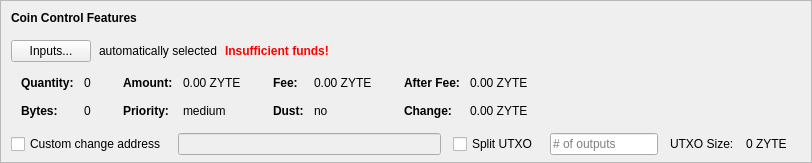
    <widget class="QFrame" name="frameCoinControl">
     <property name="sizePolicy">
      <sizepolicy hsizetype="Expanding" vsizetype="Expanding">
       <horstretch>0</horstretch>
       <verstretch>0</verstretch>
      </sizepolicy>
     </property>
     <property name="maximumSize">
      <size>
       <width>16777215</width>
       <height>16777215</height>
      </size>
     </property>
     <property name="frameShape">
      <enum>QFrame::StyledPanel</enum>
     </property>
     <property name="frameShadow">
      <enum>QFrame::Sunken</enum>
     </property>
     <layout class="QVBoxLayout" name="verticalLayoutCoinControl2">
      <property name="spacing">
       <number>0</number>
      </property>
      <property name="leftMargin">
       <number>0</number>
      </property>
      <property name="topMargin">
       <number>0</number>
      </property>
      <property name="rightMargin">
       <number>0</number>
      </property>
      <property name="bottomMargin">
       <number>6</number>
      </property>
      <item>
       <layout class="QVBoxLayout" name="verticalLayoutCoinControl" stretch="0,0,0,0,1">
        <property name="spacing">
         <number>0</number>
        </property>
        <property name="leftMargin">
         <number>10</number>
        </property>
        <property name="topMargin">
         <number>10</number>
        </property>
        <item>
         <layout class="QHBoxLayout" name="horizontalLayoutCoinControl1">
          <property name="bottomMargin">
           <number>15</number>
          </property>
          <item>
           <widget class="QLabel" name="labelCoinControlFeatures">
            <property name="sizePolicy">
             <sizepolicy hsizetype="Preferred" vsizetype="Maximum">
              <horstretch>0</horstretch>
              <verstretch>0</verstretch>
             </sizepolicy>
            </property>
            <property name="font">
             <font>
              <weight>75</weight>
              <bold>true</bold>
             </font>
            </property>
            <property name="styleSheet">
             <string notr="true">font-weight:bold;</string>
            </property>
            <property name="text">
             <string>Coin Control Features</string>
            </property>
           </widget>
          </item>
         </layout>
        </item>
        <item>
         <layout class="QHBoxLayout" name="horizontalLayoutCoinControl2" stretch="0,0,0,0">
          <property name="spacing">
           <number>8</number>
          </property>
          <property name="bottomMargin">
           <number>10</number>
          </property>
          <item>
           <widget class="QPushButton" name="pushButtonCoinControl">
            <property name="styleSheet">
             <string notr="true"/>
            </property>
            <property name="text">
             <string>Inputs...</string>
            </property>
            <property name="autoDefault">
             <bool>false</bool>
            </property>
           </widget>
          </item>
          <item>
           <widget class="QLabel" name="labelCoinControlAutomaticallySelected">
            <property name="text">
             <string>automatically selected</string>
            </property>
            <property name="margin">
             <number>5</number>
            </property>
           </widget>
          </item>
          <item>
           <widget class="QLabel" name="labelCoinControlInsuffFunds">
            <property name="font">
             <font>
              <weight>75</weight>
              <bold>true</bold>
             </font>
            </property>
            <property name="styleSheet">
             <string notr="true">color:red;font-weight:bold;</string>
            </property>
            <property name="text">
             <string>Insufficient funds!</string>
            </property>
            <property name="margin">
             <number>5</number>
            </property>
           </widget>
          </item>
          <item>
           <spacer name="horizontalSpacerCoinControl">
            <property name="orientation">
             <enum>Qt::Horizontal</enum>
            </property>
            <property name="sizeHint" stdset="0">
             <size>
              <width>40</width>
              <height>1</height>
             </size>
            </property>
           </spacer>
          </item>
         </layout>
        </item>
        <item>
         <widget class="QWidget" name="widgetCoinControl" native="true">
          <property name="sizePolicy">
           <sizepolicy hsizetype="Preferred" vsizetype="Preferred">
            <horstretch>0</horstretch>
            <verstretch>0</verstretch>
           </sizepolicy>
          </property>
          <property name="minimumSize">
           <size>
            <width>0</width>
            <height>0</height>
           </size>
          </property>
          <property name="styleSheet">
           <string notr="true"/>
          </property>
          <layout class="QHBoxLayout" name="horizontalLayoutCoinControl5">
           <property name="leftMargin">
            <number>0</number>
           </property>
           <property name="topMargin">
            <number>0</number>
           </property>
           <property name="rightMargin">
            <number>0</number>
           </property>
           <property name="bottomMargin">
            <number>0</number>
           </property>
           <item>
            <layout class="QHBoxLayout" name="horizontalLayoutCoinControl3" stretch="0,0,0,1">
             <property name="spacing">
              <number>20</number>
             </property>
             <property name="topMargin">
              <number>0</number>
             </property>
             <property name="bottomMargin">
              <number>10</number>
             </property>
             <item>
              <layout class="QFormLayout" name="formLayoutCoinControl1">
               <property name="horizontalSpacing">
                <number>10</number>
               </property>
               <property name="verticalSpacing">
                <number>14</number>
               </property>
               <property name="leftMargin">
                <number>10</number>
               </property>
               <property name="topMargin">
                <number>4</number>
               </property>
               <property name="rightMargin">
                <number>6</number>
               </property>
               <item row="0" column="0">
                <widget class="QLabel" name="labelCoinControlQuantityText">
                 <property name="font">
                  <font>
                   <weight>75</weight>
                   <bold>true</bold>
                  </font>
                 </property>
                 <property name="text">
                  <string>Quantity:</string>
                 </property>
                 <property name="margin">
                  <number>0</number>
                 </property>
                </widget>
               </item>
               <item row="0" column="1">
                <widget class="QLabel" name="labelCoinControlQuantity">
                 <property name="cursor">
                  <cursorShape>IBeamCursor</cursorShape>
                 </property>
                 <property name="contextMenuPolicy">
                  <enum>Qt::ActionsContextMenu</enum>
                 </property>
                 <property name="text">
                  <string notr="true">0</string>
                 </property>
                 <property name="margin">
                  <number>0</number>
                 </property>
                 <property name="textInteractionFlags">
                  <set>Qt::LinksAccessibleByMouse|Qt::TextSelectableByKeyboard|Qt::TextSelectableByMouse</set>
                 </property>
                </widget>
               </item>
               <item row="1" column="0">
                <widget class="QLabel" name="labelCoinControlBytesText">
                 <property name="font">
                  <font>
                   <weight>75</weight>
                   <bold>true</bold>
                  </font>
                 </property>
                 <property name="text">
                  <string>Bytes:</string>
                 </property>
                </widget>
               </item>
               <item row="1" column="1">
                <widget class="QLabel" name="labelCoinControlBytes">
                 <property name="cursor">
                  <cursorShape>IBeamCursor</cursorShape>
                 </property>
                 <property name="contextMenuPolicy">
                  <enum>Qt::ActionsContextMenu</enum>
                 </property>
                 <property name="text">
                  <string notr="true">0</string>
                 </property>
                 <property name="textInteractionFlags">
                  <set>Qt::LinksAccessibleByMouse|Qt::TextSelectableByKeyboard|Qt::TextSelectableByMouse</set>
                 </property>
                </widget>
               </item>
              </layout>
             </item>
             <item>
              <layout class="QFormLayout" name="formLayoutCoinControl2">
               <property name="horizontalSpacing">
                <number>10</number>
               </property>
               <property name="verticalSpacing">
                <number>14</number>
               </property>
               <property name="leftMargin">
                <number>6</number>
               </property>
               <property name="topMargin">
                <number>4</number>
               </property>
               <property name="rightMargin">
                <number>6</number>
               </property>
               <item row="0" column="0">
                <widget class="QLabel" name="labelCoinControlAmountText">
                 <property name="font">
                  <font>
                   <weight>75</weight>
                   <bold>true</bold>
                  </font>
                 </property>
                 <property name="text">
                  <string>Amount:</string>
                 </property>
                 <property name="margin">
                  <number>0</number>
                 </property>
                </widget>
               </item>
               <item row="0" column="1">
                <widget class="QLabel" name="labelCoinControlAmount">
                 <property name="cursor">
                  <cursorShape>IBeamCursor</cursorShape>
                 </property>
                 <property name="contextMenuPolicy">
                  <enum>Qt::ActionsContextMenu</enum>
                 </property>
                 <property name="text">
                  <string notr="true">0.00 ZYTE</string>
                 </property>
                 <property name="textInteractionFlags">
                  <set>Qt::LinksAccessibleByMouse|Qt::TextSelectableByKeyboard|Qt::TextSelectableByMouse</set>
                 </property>
                </widget>
               </item>
               <item row="1" column="0">
                <widget class="QLabel" name="labelCoinControlPriorityText">
                 <property name="font">
                  <font>
                   <weight>75</weight>
                   <bold>true</bold>
                  </font>
                 </property>
                 <property name="text">
                  <string>Priority:</string>
                 </property>
                </widget>
               </item>
               <item row="1" column="1">
                <widget class="QLabel" name="labelCoinControlPriority">
                 <property name="cursor">
                  <cursorShape>IBeamCursor</cursorShape>
                 </property>
                 <property name="contextMenuPolicy">
                  <enum>Qt::ActionsContextMenu</enum>
                 </property>
                 <property name="text">
                  <string>medium</string>
                 </property>
                 <property name="textInteractionFlags">
                  <set>Qt::LinksAccessibleByMouse|Qt::TextSelectableByKeyboard|Qt::TextSelectableByMouse</set>
                 </property>
                </widget>
               </item>
              </layout>
             </item>
             <item>
              <layout class="QFormLayout" name="formLayoutCoinControl3">
               <property name="horizontalSpacing">
                <number>10</number>
               </property>
               <property name="verticalSpacing">
                <number>14</number>
               </property>
               <property name="leftMargin">
                <number>6</number>
               </property>
               <property name="topMargin">
                <number>4</number>
               </property>
               <property name="rightMargin">
                <number>6</number>
               </property>
               <item row="0" column="0">
                <widget class="QLabel" name="labelCoinControlFeeText">
                 <property name="font">
                  <font>
                   <weight>75</weight>
                   <bold>true</bold>
                  </font>
                 </property>
                 <property name="text">
                  <string>Fee:</string>
                 </property>
                 <property name="margin">
                  <number>0</number>
                 </property>
                </widget>
               </item>
               <item row="0" column="1">
                <widget class="QLabel" name="labelCoinControlFee">
                 <property name="cursor">
                  <cursorShape>IBeamCursor</cursorShape>
                 </property>
                 <property name="contextMenuPolicy">
                  <enum>Qt::ActionsContextMenu</enum>
                 </property>
                 <property name="text">
                  <string notr="true">0.00 ZYTE</string>
                 </property>
                 <property name="textInteractionFlags">
                  <set>Qt::LinksAccessibleByMouse|Qt::TextSelectableByKeyboard|Qt::TextSelectableByMouse</set>
                 </property>
                </widget>
               </item>
               <item row="1" column="0">
                <widget class="QLabel" name="labelCoinControlLowOutputText">
                 <property name="font">
                  <font>
                   <weight>75</weight>
                   <bold>true</bold>
                  </font>
                 </property>
                 <property name="text">
                  <string>Dust:</string>
                 </property>
                </widget>
               </item>
               <item row="1" column="1">
                <widget class="QLabel" name="labelCoinControlLowOutput">
                 <property name="cursor">
                  <cursorShape>IBeamCursor</cursorShape>
                 </property>
                 <property name="contextMenuPolicy">
                  <enum>Qt::ActionsContextMenu</enum>
                 </property>
                 <property name="text">
                  <string>no</string>
                 </property>
                 <property name="textInteractionFlags">
                  <set>Qt::LinksAccessibleByMouse|Qt::TextSelectableByKeyboard|Qt::TextSelectableByMouse</set>
                 </property>
                </widget>
               </item>
              </layout>
             </item>
             <item>
              <layout class="QFormLayout" name="formLayoutCoinControl4">
               <property name="horizontalSpacing">
                <number>10</number>
               </property>
               <property name="verticalSpacing">
                <number>14</number>
               </property>
               <property name="leftMargin">
                <number>6</number>
               </property>
               <property name="topMargin">
                <number>4</number>
               </property>
               <property name="rightMargin">
                <number>6</number>
               </property>
               <item row="0" column="0">
                <widget class="QLabel" name="labelCoinControlAfterFeeText">
                 <property name="font">
                  <font>
                   <weight>75</weight>
                   <bold>true</bold>
                  </font>
                 </property>
                 <property name="text">
                  <string>After Fee:</string>
                 </property>
                 <property name="margin">
                  <number>0</number>
                 </property>
                </widget>
               </item>
               <item row="0" column="1">
                <widget class="QLabel" name="labelCoinControlAfterFee">
                 <property name="cursor">
                  <cursorShape>IBeamCursor</cursorShape>
                 </property>
                 <property name="contextMenuPolicy">
                  <enum>Qt::ActionsContextMenu</enum>
                 </property>
                 <property name="text">
                  <string notr="true">0.00 ZYTE</string>
                 </property>
                 <property name="textInteractionFlags">
                  <set>Qt::LinksAccessibleByMouse|Qt::TextSelectableByKeyboard|Qt::TextSelectableByMouse</set>
                 </property>
                </widget>
               </item>
               <item row="1" column="0">
                <widget class="QLabel" name="labelCoinControlChangeText">
                 <property name="font">
                  <font>
                   <weight>75</weight>
                   <bold>true</bold>
                  </font>
                 </property>
                 <property name="text">
                  <string>Change:</string>
                 </property>
                </widget>
               </item>
               <item row="1" column="1">
                <widget class="QLabel" name="labelCoinControlChange">
                 <property name="cursor">
                  <cursorShape>IBeamCursor</cursorShape>
                 </property>
                 <property name="contextMenuPolicy">
                  <enum>Qt::ActionsContextMenu</enum>
                 </property>
                 <property name="text">
                  <string notr="true">0.00 ZYTE</string>
                 </property>
                 <property name="textInteractionFlags">
                  <set>Qt::LinksAccessibleByMouse|Qt::TextSelectableByKeyboard|Qt::TextSelectableByMouse</set>
                 </property>
                </widget>
               </item>
              </layout>
             </item>
            </layout>
           </item>
          </layout>
         </widget>
        </item>
        <item>
         <layout class="QHBoxLayout" name="horizontalLayoutCoinControl4" stretch="0,0,0,0,0,0,0">
          <property name="spacing">
           <number>12</number>
          </property>
          <property name="sizeConstraint">
           <enum>QLayout::SetDefaultConstraint</enum>
          </property>
          <property name="topMargin">
           <number>5</number>
          </property>
          <property name="rightMargin">
           <number>5</number>
          </property>
          <item>
           <widget class="QCheckBox" name="checkBoxCoinControlChange">
            <property name="toolTip">
             <string>If this is activated, but the change address is empty or invalid, change will be sent to a newly generated address.</string>
            </property>
            <property name="text">
             <string>Custom change address</string>
            </property>
           </widget>
          </item>
          <item>
           <widget class="QValidatedLineEdit" name="lineEditCoinControlChange">
            <property name="enabled">
             <bool>false</bool>
            </property>
            <property name="sizePolicy">
             <sizepolicy hsizetype="Expanding" vsizetype="Fixed">
              <horstretch>0</horstretch>
              <verstretch>0</verstretch>
             </sizepolicy>
            </property>
           </widget>
          </item>
          <item>
           <widget class="QCheckBox" name="splitBlockCheckBox">
            <property name="text">
             <string>Split UTXO</string>
            </property>
           </widget>
          </item>
          <item>
           <widget class="QLineEdit" name="splitBlockLineEdit">
            <property name="sizePolicy">
             <sizepolicy hsizetype="Fixed" vsizetype="Fixed">
              <horstretch>50</horstretch>
              <verstretch>0</verstretch>
             </sizepolicy>
            </property>
            <property name="placeholderText">
             <string># of outputs</string>
            </property>
           </widget>
          </item>
          <item>
           <widget class="QLabel" name="labelBlockSizeText">
            <property name="text">
             <string>UTXO Size:</string>
            </property>
           </widget>
          </item>
          <item>
           <widget class="QLabel" name="labelBlockSize">
            <property name="text">
             <string>0 ZYTE</string>
            </property>
           </widget>
          </item>
          <item>
           <widget class="QLabel" name="labelCoinControlChangeLabel">
            <property name="sizePolicy">
             <sizepolicy hsizetype="Preferred" vsizetype="Expanding">
              <horstretch>0</horstretch>
              <verstretch>0</verstretch>
             </sizepolicy>
            </property>
            <property name="minimumSize">
             <size>
              <width>0</width>
              <height>0</height>
             </size>
            </property>
            <property name="text">
             <string/>
            </property>
            <property name="margin">
             <number>3</number>
            </property>
           </widget>
          </item>
         </layout>
        </item>
        <item>
         <spacer name="verticalSpacerCoinControl">
          <property name="orientation">
           <enum>Qt::Vertical</enum>
          </property>
          <property name="sizeHint" stdset="0">
           <size>
            <width>800</width>
            <height>1</height>
           </size>
          </property>
         </spacer>
        </item>
       </layout>
      </item>
     </layout>
    </widget>
